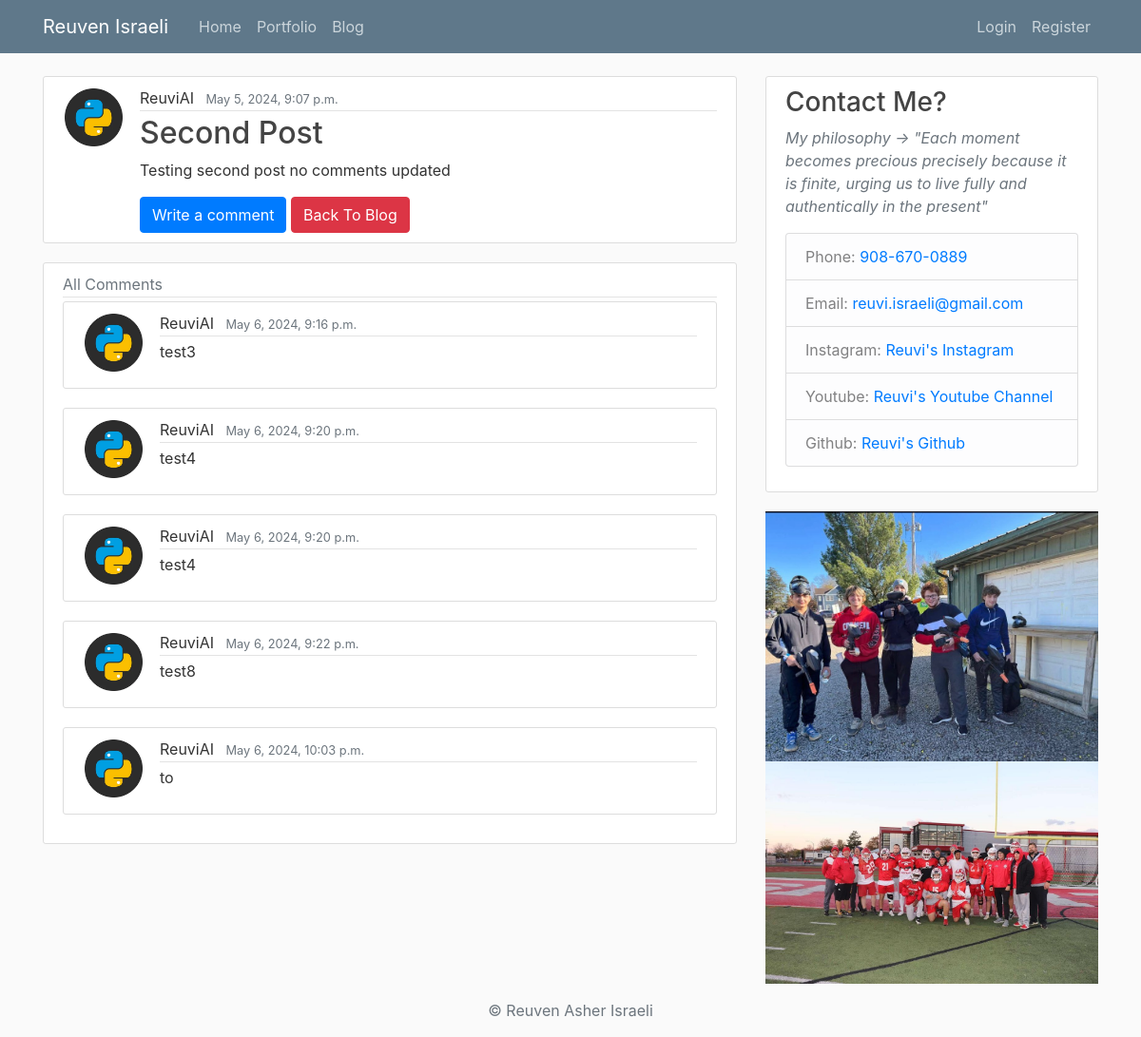
Page /all_comments/2/ on the committed database.
### blog/models.py (models this page shows, shortened)
class Post(models.Model):
    title = models.CharField(max_length=100)
    content = models.TextField()
    date_posted = models.DateTimeField(default=timezone.now)
    author = models.ForeignKey(User, on_delete=models.CASCADE)

class Comment(models.Model):
    post = models.ForeignKey(Post, related_name='comments', on_delete=models.CASCADE)
    content = models.TextField()
    date_posted = models.DateTimeField(default=timezone.now)
    author = models.ForeignKey(User, on_delete=models.CASCADE)

### users/models.py (models this page shows, shortened)
class Profile(models.Model):
    user = models.OneToOneField(User, on_delete=models.CASCADE)
    image = models.ImageField(default='default.jpg', upload_to='profile_pics')

### blog/views.py (the view)
# urls.py: path('all_comments/<int:post_id>/', views.all_comments, name='all_comments'),
def all_comments(request, post_id):
    post = get_object_or_404(Post, pk=post_id)
    comments = Comment.objects.filter(post=post).order_by('date_posted')
    context = {
        'post': post,
        'title': 'Comments',
        'comments': comments
    }
    return render(request, 'blog/comments.html', context)

### blog/templates/blog/comments.html
{% extends "blog/base.html" %}
{% block content %}
<article class="media content-section">
    <img class="rounded-circle article-img "src="{{ post.author.profile.image.url }}">
    <div class="media-body">
        <div class="article-metadata">
        <a class="mr-2">{{ post.author }}</a>
        <small class="text-muted">{{ post.date_posted }}</small>
        </div>
        <h2><a class="article-title" href="{% url 'post-detail' post.id %}">{{ post.title }}</a></h2>
        <p class="article-content">{{ post.content }}</p>
        <a href="{% url 'comment-create' pk=post.pk %}" class="btn btn-primary">Write a comment</a>
        <a href="{% url 'blog-blog' %}" class="btn btn-danger">Back To Blog</a>
    </div>
</article>
    <article class="media content-section">
        <div class="media-body">
        <div class="article-metadata text">
            <medium class="text-muted">All Comments</medium>
        </div>
        {% for comment in comments %}
            <article class="media content-section">
                <img class="rounded-circle article-img "src="{{ comment.author.profile.image.url }}">
                <div class="media-body">
                <div class="article-metadata">
                    <a class="mr-2" >{{ comment.author }}</a>
                    <small class="text-muted">{{ comment.date_posted }}</small>
                </div>
                <p class="article-content">{{ comment.content }}</p>
                </div>
            </article>
        {% endfor %}
        </div>
    </article>
{% endblock content %}

### blog/static/blog/main.css (style rules this page uses)
body { background: #fafafa; color: #333333; margin-top: 5rem; }
h1, h2, h3, h4, h5, h6 { color: #444444; }
.content-section { background: #ffffff; padding: 10px 20px; border: 1px solid #dddddd; border-radius: 3px; margin-bottom: 20px; }
.article-title { color: #444444; }
.article-content { white-space: pre-line; }
.article-img { height: 65px; width: 65px; margin-right: 16px; }
.article-metadata { padding-bottom: 1px; margin-bottom: 4px; border-bottom: 1px solid #e3e3e3 }

### rows in the picture
Post: author.profile.image (picture), author "ReuviAI", date_posted "May 5, 2024, 9:07 p.m.", title "Second Post", content "Testing second post no comments updated"
Comment: author.profile.image (picture), author "ReuviAI", date_posted "May 6, 2024, 9:16 p.m.", content "test3"
Comment: author.profile.image (picture), author "ReuviAI", date_posted "May 6, 2024, 9:20 p.m.", content "test4"
Comment: author.profile.image (picture), author "ReuviAI", date_posted "May 6, 2024, 9:20 p.m.", content "test4"
Comment: author.profile.image (picture), author "ReuviAI", date_posted "May 6, 2024, 9:22 p.m.", content "test8"
Comment: author.profile.image (picture), author "ReuviAI", date_posted "May 6, 2024, 10:03 p.m.", content "to"
